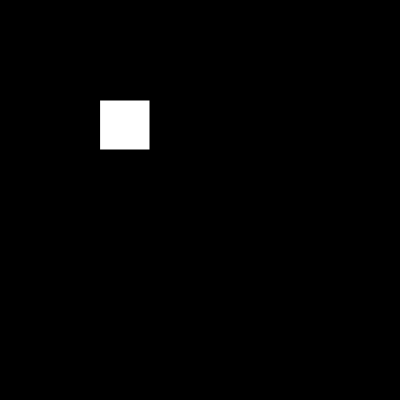
Frame 1 (no input)
Frame 60 (no input): identical to frame 1, image omitted
Frame 120 (the mouse pressed at the canvas centre since frame 60): identical to frame 1, image omitted

The p5.js sketch that drew this single still picture (run headless with seeded random() and noise() and a simulated clock; from frame 60 on, the mouse is pressed at the canvas centre):

// p5.js sketch
// ── sketch.js
  let x = 100, y = 100, active = false;

  function setup() {
    createCanvas(400, 400);
  }

  function draw() {
    background(0);
    rect(x, y, 50, 50);
  }

  //function touchEnded() {
  function mouseReleased() {
    active = false;
    console.log('mouseReleased');
    return false;
  }

  //function touchStarted() {
  function mousePressed() {
    console.log('mousePressed',mouseX-pmouseX);
    active = (mouseX > x && mouseX < x + 50 && mouseY > y && mouseY < y + 50);
    return false;
  }

  //function touchMoved() {
  function mouseDragged() {
    console.log('mouseDragged:',mouseX-pmouseX);
    if (active) {
      x += mouseX - pmouseX;
      y += mouseY - pmouseY;
    }
    return false;
  }
